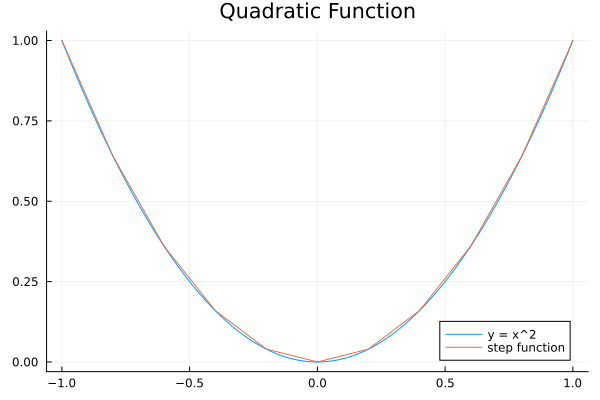

Generate this figure with Julia:
using Plots
a = -1; b = 1; l=1000
x = range(a, b, length=l)
y = x.^2

gr()
plot(x, y, title="Quadratic Function", label="y = x^2")


# define a step function with 
# n = 10
# x_i = a + range/n * i
# h_i = x_i ^2

n = 10
i = 0:n
x_i = a .+ ((b-a)/n .* i)
h_i = x_i .^2

plot!(x_i, h_i, label="step function")
savefig("integration.png")
